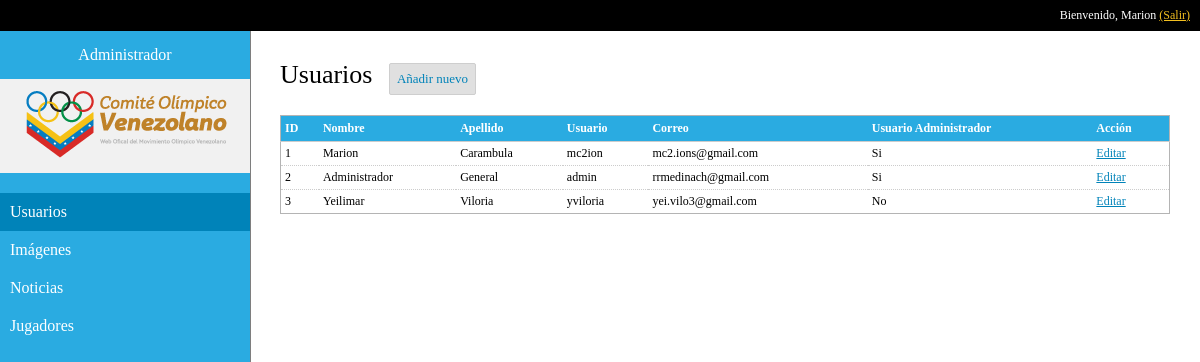
/admin/users.php (signed in), run on the app's committed database.
### tables this page shows
CREATE TABLE IF NOT EXISTS `usuarios` (
  `id` int(11) NOT NULL AUTO_INCREMENT,
  `nombre` varchar(250) DEFAULT NULL,
  `apellido` varchar(250) DEFAULT NULL,
  `usuario` varchar(250) DEFAULT NULL,
  `correo` varchar(250) DEFAULT NULL,
  `contrasena` varchar(500) DEFAULT NULL,
  `admin` int(11) DEFAULT NULL,
  `borrado` int(11) DEFAULT '0',
  PRIMARY KEY (`id`)
);

### admin/common/class-ui.php (the view, shortened to what this page needs)
<?php
class ui  {
    var $app  = array();
    function buildTable($data,$order=0,$filter=0, $filtericon=""){
        $row = 0;
        $tr  = "";
        $out = $this->styleTables($order, $filter);
        if ($data != ""){
            foreach((array)$data as $k=>$v){
                ($row == count($data) - 1) ? $class="class='last'" : $class = "";
                $row++; $tr .= "\n<tr $class>";
                foreach($v as $sk=>$sv) {
                    ($this->app["labels"][$sk] != "") ? $labelsk = $this->app["labels"][$sk] : $labelsk = $sk;
                    if ($_GET["fireUI"]["filter"][$sk] != "") $img = "<span class='fireUI_filter'>&#8226;</span>"; else $img = $filtericon;
                    if($row==1){
                        $th .= "\n  <th><span value=\"$sk\">". $labelsk."</span>$img" ;
                        $th .= "</th>";
                        }
                                 $tr .= "\n  <td><span>$sv</span></td>" ; }
                $tr .= "\n</tr>";
            }
        }else{
            if ($_GET["fireUI"]["filter"]!= ""){
                $out .= "No matches found. <a href='".$_SERVER['HTTP_REFERER']."'>Undo filter</a>";
                return $out;
            }
        }
        $out .= "<form id=\"fireUI-table-form\">";
        $out .=   "<table class=\"fireUI-table\">\n<thead>{$th}\n</thead>{$tr}</table>
                    <input style=\"display:none\" type=\"text\" name=\"fireUI[orderBy][field]\"     value=\"".htmlspecialchars($_GET["fireUI"]["orderBy"]["field"])."\"/>
                    <input style=\"display:none\" type=\"text\" name=\"fireUI[orderBy][direction]\" value=\"".htmlspecialchars($_GET["fireUI"]["orderBy"]["direction"])."\"/> ";
        $out .= "<input style=\"display:none\" type='submit'>
                </form>";
        $out .= $this->javascriptTable($order, $filter);
        return $out;
    }
    private function styleTables($order,$filter){
        $style .= "<style>
                    .fireUI-table{width:100%;border-collapse: collapse; margin-top:20px; border: 1px solid rgb(180, 180, 180); font-size:12px;}
                    @media (min-width: 501px) {.fireUI-table tr:hover{background-color:#F6F6F6;}}
                    .fireUI-table td{border-bottom:1px dotted #ccc;padding:4px;}
                    .fireUI-table thead{border-bottom:1px solid #ccc}
                    .fireUI-table *{text-align:left;}
                    .fireUI-table thead th{ font-size:12px;position:relative; background-color: #2AABE1; padding: 5px 4px; border-top: 1px solid #B4B4B4; color:white;}
                    .fireUI_navigation li{padding:10px;}
                    .fireUI-table span {overflow: hidden; text-overflow: ellipsis;}
                    ";
       if ($order || $filter){
       $style .=    "@media (min-width: 501px) {.fireUI-table thead th:hover{background: #0083B9;cursor: pointer; }}
                    .fireUI-table thead div{position:absolute;left:0px;top:38px;display:none; background:white; padding: 10px; box-shadow: 0px 0px 5px gray;}
                    .fireUI-table thead div input{padding: 3px; font-weight:normal;}";
       }
        if ($order) {
        $style .= "@media (min-width: 501px) {.fireUI-table thead span:hover{text-decoration:underline;cursor:pointer;}} ";
        }
        $style .= ".fireUI_filter{position:absolute; right:8px; top:4px;}
                    @media (min-width: 501px) {.fireUI_filter:hover{text-decoration:none !important;}}
                </style>";
        return $style;
    }
    private function javascriptTable($order, $filter){
        $out = '<script>';
           if ($order){
            $out.= '
                /* order by when clicking on stuff */
                $(".fireUI-table thead th span").click(function(event){
                event.stopPropagation();
                $("input[name=\'fireUI[orderBy][field]\']").val($(this).attr("value"));
                $("input[name=\'fireUI[orderBy][direction]\']").val(1-($("input[name=\'fireUI[orderBy][direction]\']").val()*1));
                $("#fireUI-table-form").submit(); })
                /* remove empty inputs on submit -- to prevent having a 2 km long URI */
                $("#fireUI-table-form").submit(function(){ $("#fireUI-table-form input").each(function(){ if($(this).val()==""){$(this).attr("disabled", "disabled")}}); return true; })
                /* display arrow on ordered field -- because its pretty */
                var arrow = []; arrow[0] = "&#9652;"; arrow[1] = "&#9662;";
                $("span[value=\'"+$("input[name=\'fireUI[orderBy][field]\']").val()+"\']").after(arrow[$("input[name=\'fireUI[orderBy][direction]\']").val()*1]);';
            }
            $out.= '</script>';
            return $out;
    }
    function setLabel($label){
        $this->app["labels"] = $label;
    }
}

### admin/css/style.css (style rules this page uses)
body { background: white; }
* { font-family: Verdana, Tahoma; margin: 0; padding: 0; }

### data on the page
usuarios: id "1 Marion Carambula mc2ion mc2.ions@gmail.com"
usuarios: id "2 Administrador General admin rrmedinach@gmail.com"
usuarios: id "3 Yeilimar Viloria yviloria yei.vilo3@gmail.com"

### other printed values
$_COOKIE["cov-user-name"] "Marion"
$labelsk "ID Nombre Apellido Usuario Correo Usuario Administrador Acción"
$sv "Si Si No"
